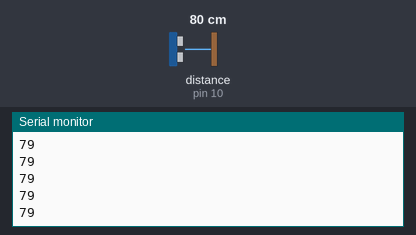
A sketch run on a simulated Arduino Uno, built with avr-gcc and run on an emulated ATmega328P. Parts: the last lines printed to the serial monitor. Wiring (inferred from the names in the program): ultrasonic range finder: trigger pin 9; echo pin 10. The test bench sets the inputs (shaded band); at power-on: distance to the obstacle (sensor on pin 10) 80 cm. The echo pulse lasts 58.3 µs per cm.

Above: at 1.2 s.
1.3 s: distance to the obstacle (sensor on pin 10) set to 2 cm
At 1.37 s:
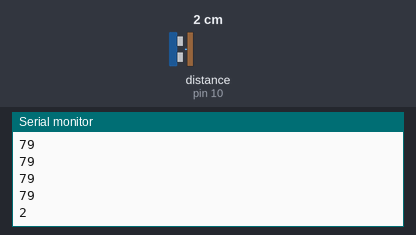
2.8 s: distance to the obstacle (sensor on pin 10) set to 4 cm
At 2.89 s:
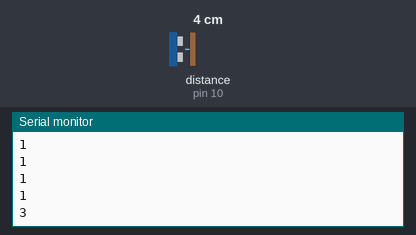
Timing chart, 0 to 5.8 s (numbered marks = the images above; inputs shaded):
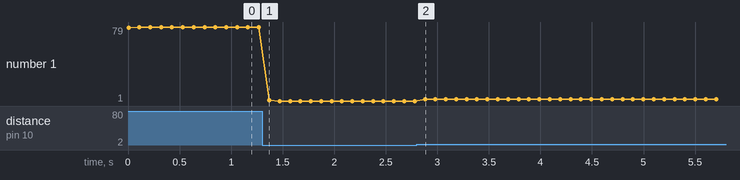

Measured:
- after the input at 1.3 s, the serial monitor: prints a new line after 0.07 s (image 1)
- after the input at 2.8 s, the serial monitor: prints a new line after 0.08 s (image 2)
- plotted number 1: 79 → 1 after the input at 1.3 s, 1 → 3 after the input at 2.8 s

The sketch:

example2-ultrasonic.ino
```cpp
const int trigPin = 9;
const int echoPin = 10;

long duration = 0;
int distance = 0;

void setup() {
  pinMode(trigPin, OUTPUT);
  pinMode(echoPin, INPUT);
  Serial.begin(9600);
}

void loop() {
  digitalWrite(trigPin, LOW);
  delayMicroseconds(2);

  digitalWrite(trigPin, HIGH);
  delayMicroseconds(10);

  digitalWrite(trigPin, LOW);

  duration = pulseIn(echoPin, HIGH);
  distance = duration * 0.034 / 2;

  Serial.println(distance);
  delay(100);
}
```
